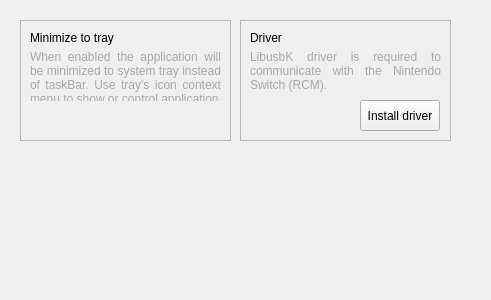
<?xml version="1.0" encoding="UTF-8"?>
<ui version="4.0">
 <class>qSettings</class>
 <widget class="QWidget" name="qSettings">
  <property name="geometry">
   <rect>
    <x>0</x>
    <y>0</y>
    <width>491</width>
    <height>300</height>
   </rect>
  </property>
  <property name="windowTitle">
   <string>Form</string>
  </property>
  <widget class="QFrame" name="minTrayFrame">
   <property name="geometry">
    <rect>
     <x>20</x>
     <y>20</y>
     <width>211</width>
     <height>121</height>
    </rect>
   </property>
   <property name="frameShape">
    <enum>QFrame::StyledPanel</enum>
   </property>
   <property name="frameShadow">
    <enum>QFrame::Raised</enum>
   </property>
   <widget class="QLabel" name="minTrayLbl">
    <property name="geometry">
     <rect>
      <x>10</x>
      <y>10</y>
      <width>191</width>
      <height>16</height>
     </rect>
    </property>
    <property name="text">
     <string>Minimize to tray</string>
    </property>
    <property name="alignment">
     <set>Qt::AlignLeading|Qt::AlignLeft|Qt::AlignVCenter</set>
    </property>
   </widget>
   <widget class="QWidget" name="horizontalLayoutWidget">
    <property name="geometry">
     <rect>
      <x>150</x>
      <y>80</y>
      <width>51</width>
      <height>31</height>
     </rect>
    </property>
    <layout class="QHBoxLayout" name="minTrayLayout"/>
   </widget>
   <widget class="QLabel" name="minTrayDescLbl">
    <property name="geometry">
     <rect>
      <x>10</x>
      <y>30</y>
      <width>191</width>
      <height>51</height>
     </rect>
    </property>
    <property name="styleSheet">
     <string notr="true">font:  7.5pt &quot;Rubik&quot;;
color: rgb(168, 168, 168);</string>
    </property>
    <property name="text">
     <string>When enabled the application will be minimized to system tray instead of taskBar. Use tray's icon context menu to show or control application</string>
    </property>
    <property name="alignment">
     <set>Qt::AlignJustify|Qt::AlignTop</set>
    </property>
    <property name="wordWrap">
     <bool>true</bool>
    </property>
   </widget>
  </widget>
  <widget class="QFrame" name="driverFrame">
   <property name="geometry">
    <rect>
     <x>240</x>
     <y>20</y>
     <width>211</width>
     <height>121</height>
    </rect>
   </property>
   <property name="frameShape">
    <enum>QFrame::StyledPanel</enum>
   </property>
   <property name="frameShadow">
    <enum>QFrame::Raised</enum>
   </property>
   <widget class="QLabel" name="driverLbl">
    <property name="geometry">
     <rect>
      <x>10</x>
      <y>10</y>
      <width>191</width>
      <height>16</height>
     </rect>
    </property>
    <property name="text">
     <string>Driver</string>
    </property>
    <property name="alignment">
     <set>Qt::AlignLeading|Qt::AlignLeft|Qt::AlignVCenter</set>
    </property>
   </widget>
   <widget class="QLabel" name="driverDescLbl">
    <property name="geometry">
     <rect>
      <x>10</x>
      <y>30</y>
      <width>191</width>
      <height>51</height>
     </rect>
    </property>
    <property name="styleSheet">
     <string notr="true">font:  7.5pt &quot;Rubik&quot;;
color: rgb(168, 168, 168);</string>
    </property>
    <property name="text">
     <string>LibusbK driver is required to communicate with the Nintendo Switch (RCM).</string>
    </property>
    <property name="alignment">
     <set>Qt::AlignJustify|Qt::AlignTop</set>
    </property>
    <property name="wordWrap">
     <bool>true</bool>
    </property>
   </widget>
   <widget class="QPushButton" name="installDriverButton">
    <property name="geometry">
     <rect>
      <x>120</x>
      <y>80</y>
      <width>80</width>
      <height>31</height>
     </rect>
    </property>
    <property name="text">
     <string>Install driver</string>
    </property>
   </widget>
  </widget>
 </widget>
 <resources/>
 <connections/>
</ui>
